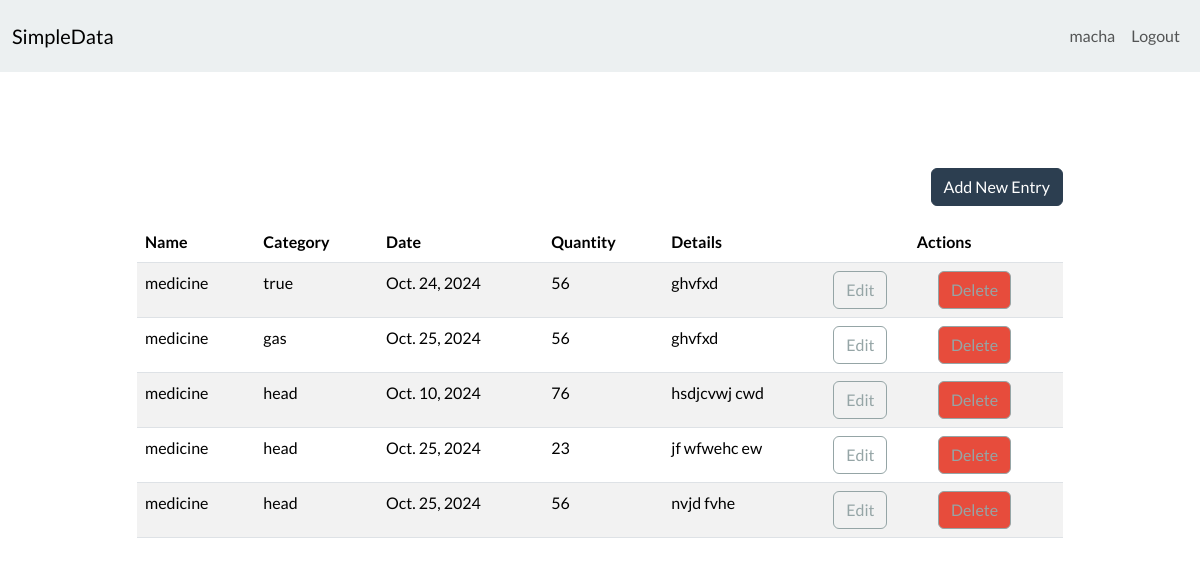
The page /dashboard/ (signed in) on the database its author committed.
### dataapp/models.py (models this page shows)
class Entry(models.Model):
    name = models.CharField(max_length=100)
    category = models.CharField(max_length=100)
    date = models.DateField()
    quantity = models.IntegerField(default=0)
    details = models.TextField(blank=True)
    user = models.ForeignKey(User, on_delete=models.CASCADE, default=1)

### dataapp/views.py (the view)
# urls.py: path('dashboard/', Dashboard.as_view(), name='dashboard'),
class Dashboard(LoginRequiredMixin,View):
    def get(self, request):
        items = Entry.objects.filter(user=self.request.user.id).order_by('id')
        low_inventory = Entry.objects.filter(
            user=self.request.user.id,
            quantity__lte= LOW_QUANTITY
             )
        if low_inventory.count() > 0:
            if low_inventory.count() > 1:
                messages.error(request, f'{low_inventory.count()} items are running low on inventory')
            else:
                messages.error(request, f'{low_inventory.count()} item is running low on inventory')
        low_inventory_ids = Entry.objects.filter(
            user=self.request.user.id,
            quantity__lte= LOW_QUANTITY
             ).values_list('id', flat=True)
        return render(request, 'dashboard.html', {'items': items, 'low_inventory_ids': low_inventory_ids})

### dataapp/templates/dashboard.html (shortened to what this page needs)
{% extends 'base.html' %}
{% block content %}
  <div class="row">
    <div class="col-12 col-md-10 mx-auto mt-5">
      <div class="d-flex justify-content-end mb-3">
        <a href="{% url 'add_entry' %}" class="btn btn-primary">Add New Entry</a>
      </div>
      <table class="table table-hover table-striped">
        <thead>
          <tr>
            <th scope="col">Name</th>
            <th scope="col">Category</th>
            <th scope="col">Date</th>
            <th scope="col">Quantity</th>
            <th scope="col">Details</th>
            <th scope="col" colspan="3" class="text-center">Actions</th>
          </tr>
        </thead>
        <tbody>
          {% for item in items %}
            <tr>
              <td>{{ item.name }}</td>
              <td>{{ item.category }}</td>
              <td>{{ item.date }}</td>
              <td>{{ item.quantity }}</td>
              <td>{{ item.details }}</td>
              <td>
                <a href="{% url 'edit_entry' item.id %}" class="btn btn-outline-secondary">Edit</a>
              </td>
              <td>
                <a href="{% url 'delete-item' item.id %}" class="btn btn-danger btn-outline-secondary">Delete</a>
              </td>
            </tr>
          {% endfor %}
        </tbody>
      </table>
    </div>
  </div>
{% endblock %}

### dataapp/templates/nav.html (shortened to what this page needs)
<nav class="navbar navbar-expand-lg bg-light">
    <div class="container-fluid">
      <a class="navbar-brand" href="/">SimpleData</a>
      <div class="collapse navbar-collapse justify-content-end" id="navbarNav">
        <ul class="navbar-nav">
          {% if user.is_authenticated %}
              <li class="nav-item">
              <a class="nav-link" href="#">{{user.username}}</a>
              </li>
              <li class="nav-item">
              <a class="nav-link" href="{% url 'logout'%}">Logout</a>
              </li>
          {% endif %}
        </ul>
      </div>
    </div>
  </nav>

### rows shown on the page
Entry: name "medicine", category "true", date "Oct. 24, 2024", quantity "56", details "ghvfxd"
Entry: name "medicine", category "gas", date "Oct. 25, 2024", quantity "56", details "ghvfxd"
Entry: name "medicine", category "head", date "Oct. 10, 2024", quantity "76", details "hsdjcvwj cwd"
Entry: name "medicine", category "head", date "Oct. 25, 2024", quantity "23", details "jf wfwehc ew"
Entry: name "medicine", category "head", date "Oct. 25, 2024", quantity "56", details "nvjd fvhe"

### other values the page prints
{{ user.username }} "macha"
